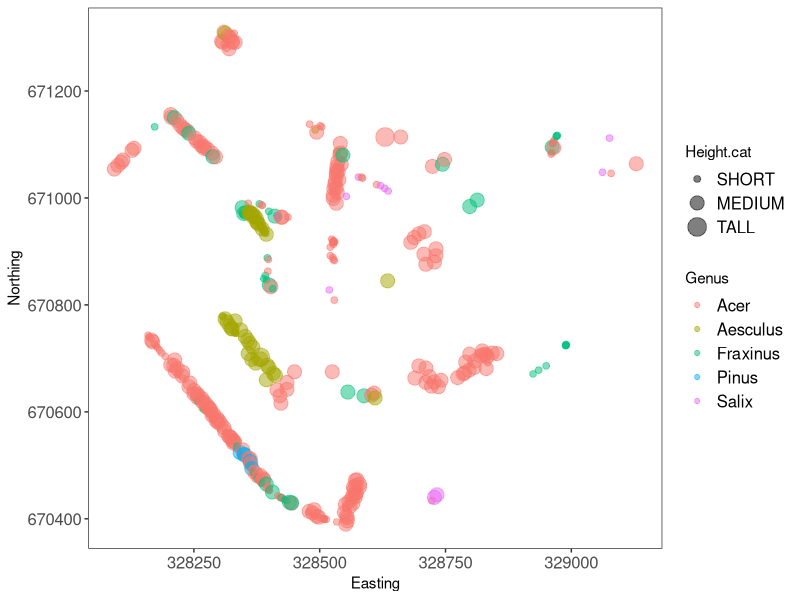
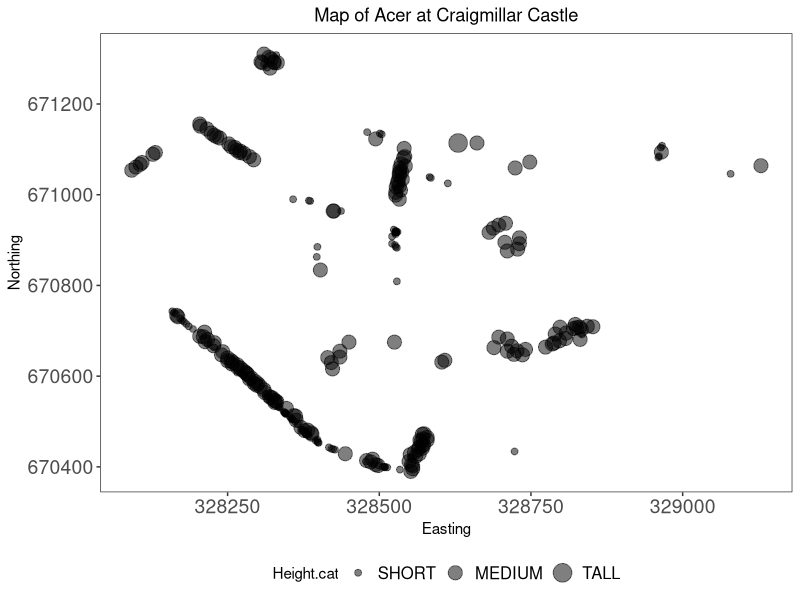
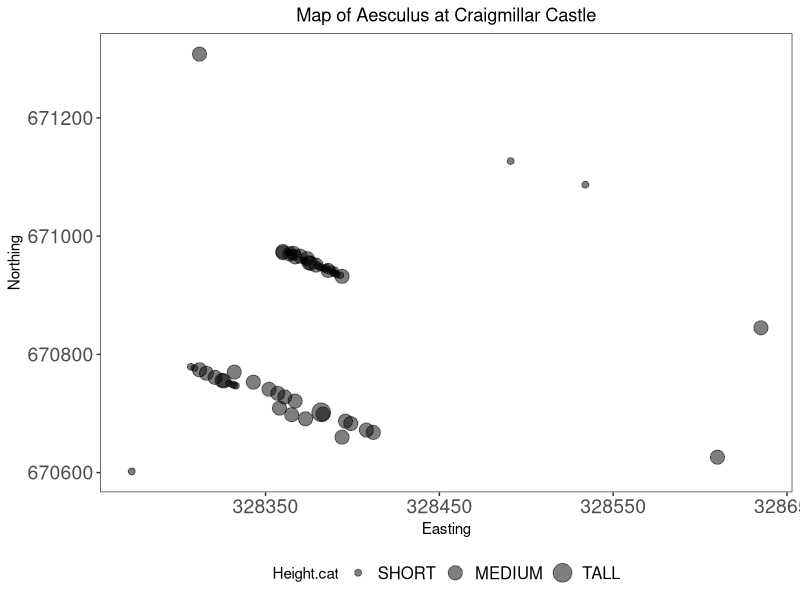
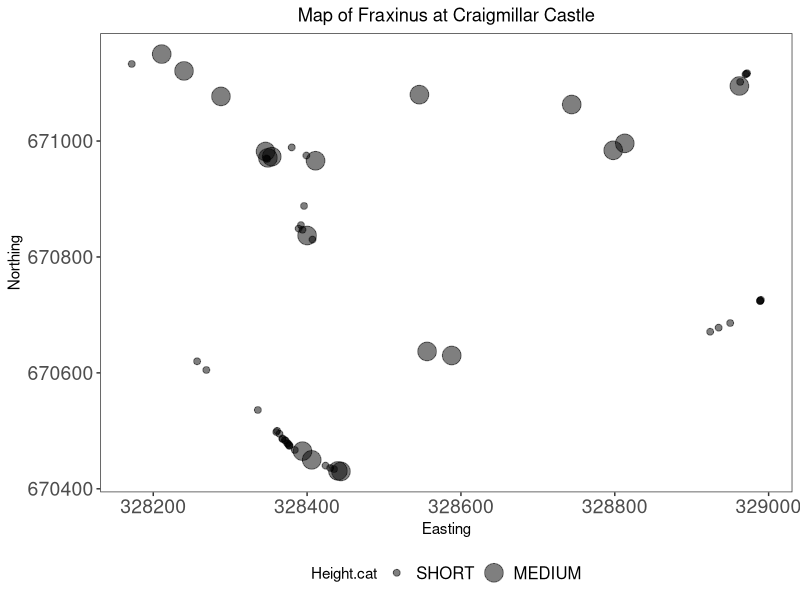
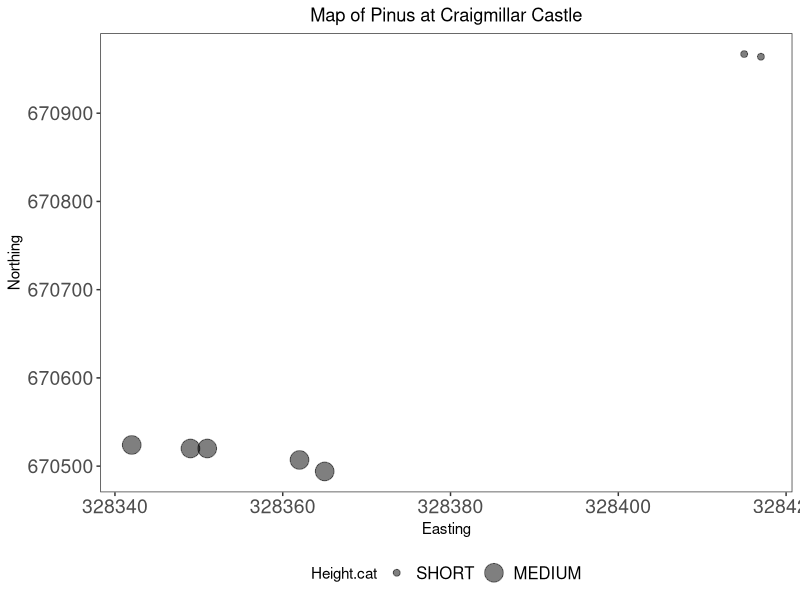
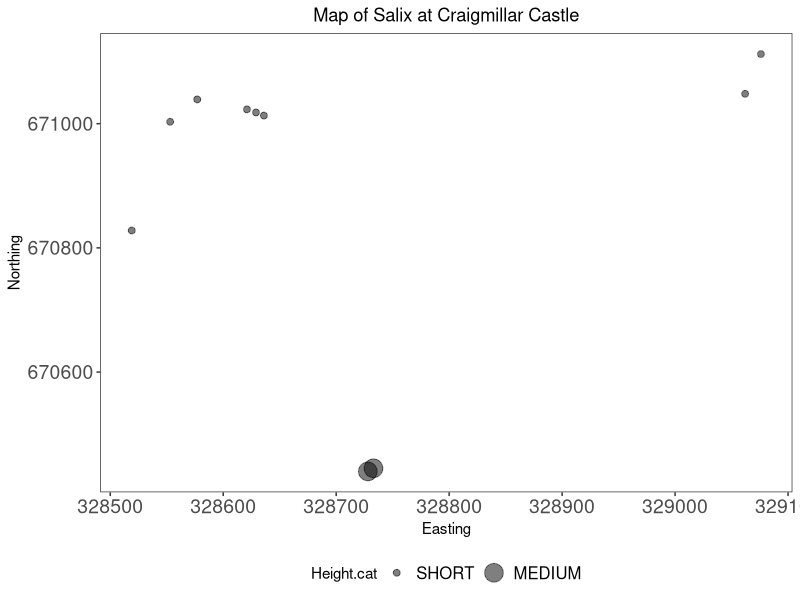

Source code (R) for these figures, in order:
#An introduction to pipes
##Libraries
library(dplyr)     # for data manipulation
library(ggplot2)   # for making graphs; make sure you have it installed, or install it now

##Load data
trees <- read.csv("efficient_data_manipulation/trees.csv", header = TRUE)

head(trees)  # make sure the data imported OK, familiarize yourself with the variables

##Count the number of trees for each species

trees.grouped <- group_by(trees, CommonName)  # create an internal grouping structure, so that the next function acts on groups (here, species) separately. 

trees.summary <- summarise(trees.grouped, count = length(CommonName))   # here we use length to count the number of rows (trees) for each group (species). We could have used any row name.

##Alternatively, dplyr has a tally function that does the counts for you!
trees.summary <- tally(trees.grouped)


##Count the number of trees for each species, with a pipe!
trees.summary <- trees %>%  # the data frame object that will be passed in the pipe
  group_by(CommonName) %>%  # see how we don't need to name the object, just the grouping variable?
  tally()                   # and we don't need anything at all here, it has been passed through the pipe!

trees.subset <- trees %>%
  filter(CommonName %in% c('Common Ash', 'Rowan', 'Scots Pine')) %>% 
  group_by(CommonName, AgeGroup) %>% 
  tally()

#More functions of dplyr
##summarise_all()
summ.all <- summarise_all(trees, mean)

##case_when()
vector <- c(4, 13, 15, 6)      # create a vector to evaluate

ifelse(vector < 10, "A", "B")  # give the conditions: if inferior to 10, return A, if not, return B


vector2 <- c("What am I?", "A", "B", "C", "D")

case_when(vector2 == "What am I?" ~ "I am the walrus",
          vector2 %in% c("A", "B") ~ "goo",
          vector2 == "C" ~ "ga",
          vector2 == "D" ~ "joob")

#Changing factor levels or create categorical variables

unique(trees$LatinName)  # Shows all the species names

  # Create a new column with the tree genera

trees.genus <- trees %>%
  mutate(Genus = case_when(               # creates the genus column and specifies conditions
    grepl("Acer", LatinName) ~ "Acer",
    grepl("Fraxinus", LatinName) ~ "Fraxinus",
    grepl("Sorbus", LatinName) ~ "Sorbus",
    grepl("Betula", LatinName) ~ "Betula",
    grepl("Populus", LatinName) ~ "Populus",
    grepl("Laburnum", LatinName) ~ "Laburnum",
    grepl("Aesculus", LatinName) ~ "Aesculus", 
    grepl("Fagus", LatinName) ~ "Fagus",
    grepl("Prunus", LatinName) ~ "Prunus",
    grepl("Pinus", LatinName) ~ "Pinus",
    grepl("Sambucus", LatinName) ~ "Sambucus",
    grepl("Crataegus", LatinName) ~ "Crataegus",
    grepl("Ilex", LatinName) ~ "Ilex",
    grepl("Quercus", LatinName) ~ "Quercus",
    grepl("Larix", LatinName) ~ "Larix",
    grepl("Salix", LatinName) ~ "Salix",
    grepl("Alnus", LatinName) ~ "Alnus")
  )

##Bonus function!
library(tidyr)

trees.genus.2 <- trees %>% 
  tidyr::separate(LatinName, c("Genus", "Species"), sep = " ", remove = FALSE) %>%  
  dplyr::select(-Species)

  # we're creating two new columns in a vector (genus name and species name), "sep" refers to the separator, here space between the words, and remove     = FALSE means that we want to keep the original column LatinName in the data frame

trees.genus <- trees.genus %>%   # overwriting our data frame 
  mutate(Height.cat =   # creating our new column
           case_when(Height %in% c("Up to 5 meters", "5 to 10 meters") ~ "Short",
                     Height %in% c("10 to 15 meters", "15 to 20 meters") ~ "Medium",
                     Height == "20 to 25 meters" ~ "Tall")
  )

##Reordering a factor's levels

levels(trees.genus$Height.cat)  # shows the different factor levels in their default order

trees.genus$Height.cat <- factor(trees.genus$Height.cat,
                                 levels = c('Short', 'Medium', 'Tall'),   # whichever order you choose will be reflected in plots etc
                                 labels = c('SHORT', 'MEDIUM', 'TALL')    # Make sure you match the new names to the original levels!
)   

levels(trees.genus$Height.cat)  # a new order and new names for the levels

#Advanced piping
##Subset data frame to fewer genera

trees.five <- trees.genus %>%
  filter(Genus %in% c("Acer", "Fraxinus", "Salix", "Aesculus", "Pinus"))

##Map all the trees
(map.all <- ggplot(trees.five) +
    geom_point(aes(x = Easting, y = Northing, size = Height.cat, colour = Genus), alpha = 0.5) +
    theme_bw() +
    theme(panel.grid = element_blank(),
          axis.text = element_text(size = 12),
          legend.text = element_text(size = 12))
)

##Plotting a map for each genus
tree.plots <-  
  trees.five  %>%      # the data frame
  group_by(Genus) %>%  # grouping by genus
  do(plots =           # the plotting call within the do function
       ggplot(data = .) +
       geom_point(aes(x = Easting, y = Northing, size = Height.cat), alpha = 0.5) +
       labs(title = paste("Map of", .$Genus, "at Craigmillar Castle", sep = " ")) +
       theme_bw() +
       theme(panel.grid = element_blank(),
             axis.text = element_text(size = 14),
             legend.text = element_text(size = 12),
             plot.title = element_text(hjust = 0.5),
             legend.position = "bottom")
  ) 

##You can view the graphs before saving them
tree.plots$plots

##Saving the plots to file !!!DO NOT RUN WHILE ON GIT HUB!!!
#tree.plots %>%              # the saving call within the do function
  #do(., 
     #ggsave(.$plots, filename = paste(getwd(), "/", "map-", .$Genus, ".png", sep = ""), device = "png", height = 12, width = 16, units = "cm"))

